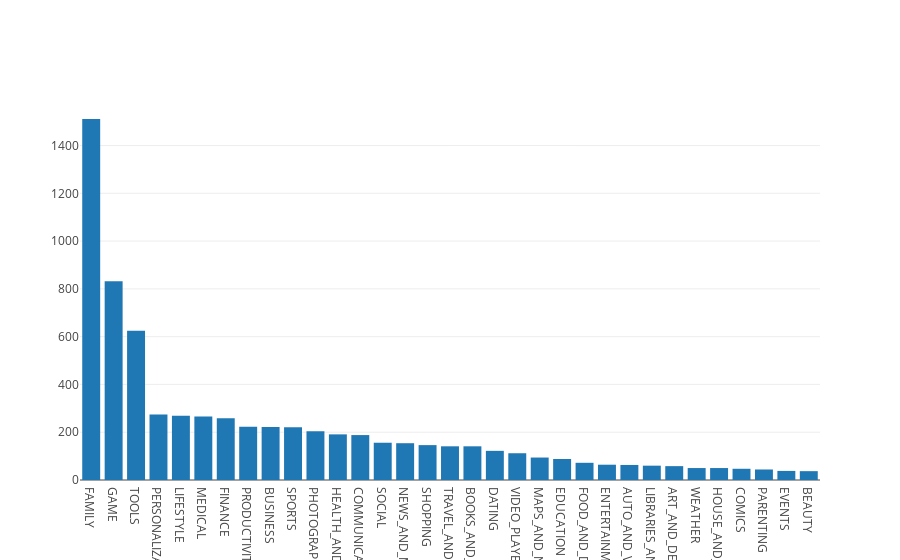

The notebook cell saved with this chart:
### Markdown cell above
## 3. Exploring app categories
<p>With more than 1 billion active users in 190 countries around the world, Google Play continues to be an important distribution platform to build a global audience. For businesses to get their apps in front of users, it's important to make them more quickly and easily discoverable on Google Play. To improve the overall search experience, Google has introduced the concept of grouping apps into categories.</p>
<p>This brings us to the following questions:</p>
<ul>
<li>Which category has the highest share of (active) apps in the market? </li>
<li>Is any specific category dominating the market?</li>
<li>Which categories have the fewest number of apps?</li>
</ul>
<p>We will see that there are <code>33</code> unique app categories present in our dataset. <em>Family</em> and <em>Game</em> apps have the highest market prevalence. Interestingly, <em>Tools</em>, <em>Business</em> and <em>Medical</em> apps are also at the top.</p>

### Code cell
import plotly
plotly.offline.init_notebook_mode(connected=True)
import plotly.graph_objs as go

# Print the total number of unique categories
num_categories = len(apps['Category'].unique())
print('Number of categories = ', num_categories)

# Count the number of apps in each 'Category' and sort them in descending order
num_apps_in_category = apps['Category'].value_counts().sort_values(ascending = False)

num_apps_in_category_2 = apps.groupby(by='Category', sort='descending').count().reset_index() #another way to do it

data = [go.Bar(
        x = num_apps_in_category.index, # index = category name
        y = num_apps_in_category.values, # value = count
)]

plotly.offline.iplot(data)

### Figure 1 — Plotly figure (JSON) as saved in the notebook; plotly's stock layout.template omitted (floating-point values rounded to 4 significant figures)
{"data": [{"x": ["FAMILY", "GAME", "TOOLS", "PERSONALIZATION", "LIFESTYLE", "MEDICAL", "FINANCE", "PRODUCTIVITY", "BUSINESS", "SPORTS", "PHOTOGRAPHY", "HEALTH_AND_FITNESS", "COMMUNICATION", "SOCIAL", "NEWS_AND_MAGAZINES", "SHOPPING", "TRAVEL_AND_LOCAL", "BOOKS_AND_REFERENCE", "DATING", "VIDEO_PLAYERS", "MAPS_AND_NAVIGATION", "EDUCATION", "FOOD_AND_DRINK", "ENTERTAINMENT", "AUTO_AND_VEHICLES", "LIBRARIES_AND_DEMO", "ART_AND_DESIGN", "WEATHER", "HOUSE_AND_HOME", "COMICS", "PARENTING", "EVENTS", "BEAUTY"], "y": [1511, 832, 625, 274, 269, 266, 258, 223, 222, 221, 204, 191, 188, 156, 154, 146, 141, 141, 122, 112, 94, 88, 72, 64, 63, 60, 58, 50, 50, 47, 44, 38, 37], "type": "bar", "uid": "3d54e3d1-0b39-4f8b-bdbb-3ed623b7c5af"}], "layout": {}}
